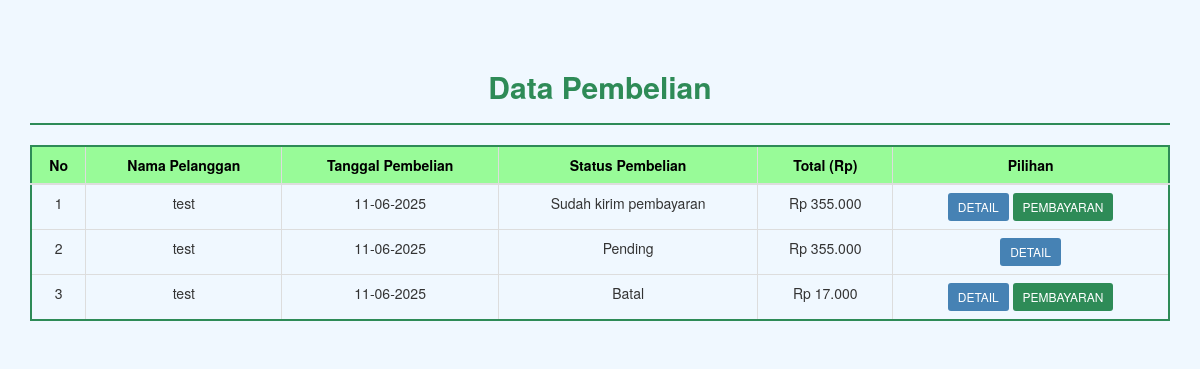
Page /admin/pembelian.php on the committed database.
### tables this page shows
CREATE TABLE `pembelian` (
  `id_pembelian` int(11) NOT NULL,
  `id_pelanggan` int(11) NOT NULL,
  `id_ongkir` int(11) NOT NULL,
  `tanggal_pembelian` date NOT NULL,
  `total_pembelian` int(11) NOT NULL,
  `nama_kota` varchar(100) NOT NULL,
  `tarif` int(11) NOT NULL,
  `alamat_pengiriman` text NOT NULL,
  `status_pembelian` varchar(100) NOT NULL DEFAULT 'pending',
  `resi_pengiriman` varchar(50) NOT NULL
);

CREATE TABLE `pelanggan` (
  `id_pelanggan` int(11) NOT NULL,
  `email_pelanggan` varchar(100) NOT NULL,
  `password_pelanggan` varchar(50) NOT NULL,
  `nama_pelanggan` varchar(100) NOT NULL,
  `telepon_pelanggan` varchar(25) NOT NULL,
  `alamat_pelanggan` text NOT NULL
);

### admin/pembelian.php (the view, shortened to what this page needs)
<?php
$koneksi = new mysqli("localhost", "root", "", "toko_kesehatan");
?>
<!DOCTYPE html>
<html>
<head>
    <link rel="stylesheet" href="admin/assets/css/bootstrap.css">
</head>
<body>
<div class="container">
    <h2>Data Pembelian</h2>
    <hr>
    <table class="table table-bordered">
        <thead>
            <tr>
                <th>No</th>
                <th>Nama Pelanggan</th>
                <th>Tanggal Pembelian</th>
                <th>Status Pembelian</th>
                <th>Total (Rp)</th>
                <th>Pilihan</th>
            </tr>
        </thead>
        <tbody>
            <?php $nomor=1; ?>
            <?php $ambil=$koneksi->query("SELECT * FROM pembelian JOIN pelanggan ON pembelian.id_pelanggan=pelanggan.id_pelanggan"); ?>
            <?php while($pecah=$ambil->fetch_assoc()){ ?>
            <tr>
                <td><?php echo $nomor; ?></td>
                <td><?php echo $pecah['nama_pelanggan']; ?></td>
                <td><?php echo date("d-m-Y", strtotime($pecah['tanggal_pembelian'])); ?></td>
                <td><?php echo ucfirst($pecah['status_pembelian']); ?></td>
                <td>Rp <?php echo number_format($pecah['total_pembelian'], 0, ',', '.'); ?></td>
                <td>
                    <a href="index.php?halaman=detail&id=<?php echo $pecah['id_pembelian']; ?>" class="btn btn-info btn-sm">DETAIL</a>
                    <?php if ($pecah['status_pembelian'] !== "pending"): ?>
                        <a href="index.php?halaman=pembayaran&id=<?php echo $pecah['id_pembelian']; ?>" class="btn btn-success btn-sm">PEMBAYARAN</a>
                    <?php endif ?>
                </td>
            </tr>
            <?php $nomor++; ?>
            <?php } ?>
        </tbody>
    </table>
</div>
</body>
</html>

### admin/pembelian.php (style rules this page uses)
body { background-color: #f0f8ff; }
.container { margin-top: 50px; }
h2 { text-align: center; font-weight: bold; color: #2E8B57; }
hr { border-top: 2px solid #2E8B57; }
.table-bordered { border: 2px solid #2E8B57; }
.table thead { background-color: #98FB98; color: black; font-weight: bold; }
.table-bordered td, .table-bordered th { text-align: center; vertical-align: middle; }
.btn-info { background-color: #4682B4; border: none; }
.btn-success { background-color: #2E8B57; border: none; }

### rows in the picture
pembelian: id_pelanggan.nama_pelanggan "test", tanggal_pembelian "11-06-2025", status_pembelian "Sudah kirim pembayaran", total_pembelian "355.000"
pembelian: id_pelanggan.nama_pelanggan "test", tanggal_pembelian "11-06-2025", status_pembelian "Pending", total_pembelian "355.000"
pembelian: id_pelanggan.nama_pelanggan "test", tanggal_pembelian "11-06-2025", status_pembelian "Batal", total_pembelian "17.000"
